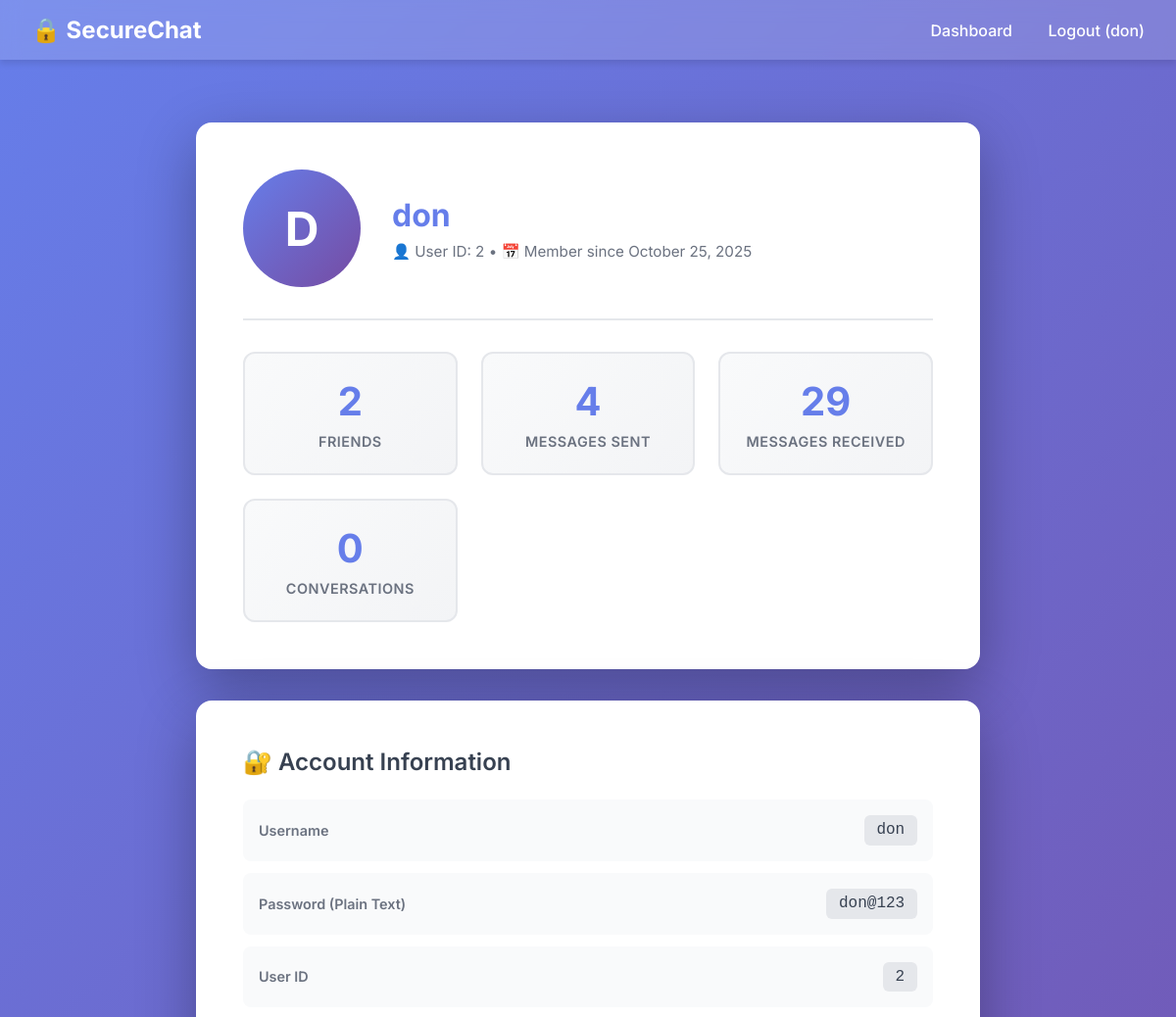
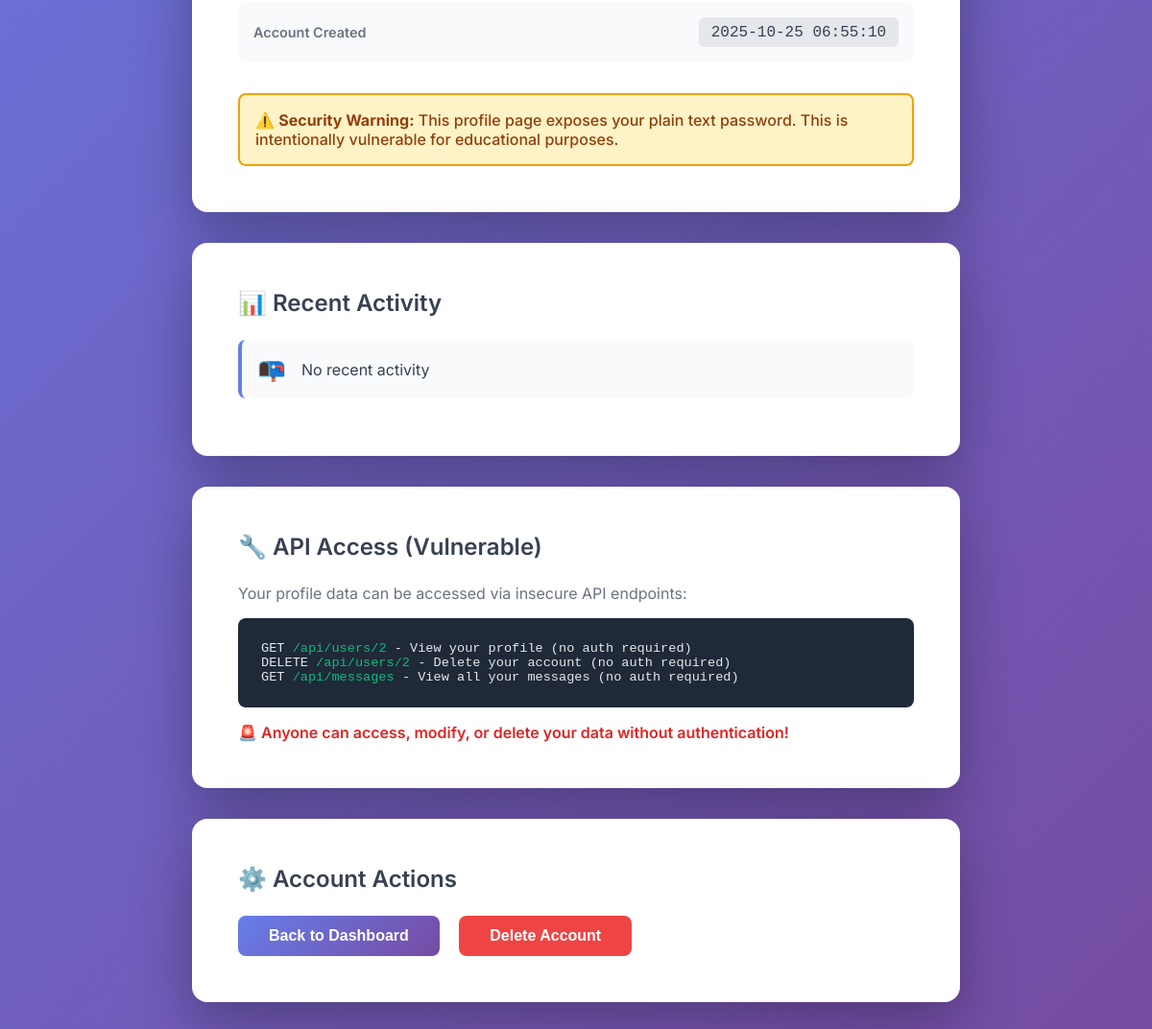
The page /profile (signed in) on the database its author committed (2 pictures, top to bottom).
### app/models.py (models this page shows)
class User(db.Model):
    id = db.Column(db.Integer, primary_key=True)
    username = db.Column(db.String(80), unique=True, nullable=False)
    password = db.Column(db.String(120), nullable=False)  # Plain text (vulnerable)
    created_at = db.Column(db.DateTime, default=datetime.utcnow)

### app/routes/auth.py (the view)
@auth_bp.route('/profile')
def profile():
    if 'user_id' not in session:
        return redirect(url_for('auth.login'))
    user = User.query.get(session['user_id'])
    if not user:
        return redirect(url_for('auth.login'))
    from app.models import Message, Friendship
    from sqlalchemy import func
    friends_count = Friendship.query.filter(
        ((Friendship.user_id == user.id) | (Friendship.friend_id == user.id)),
        Friendship.status == 'accepted'
    ).count()
    messages_sent = Message.query.filter_by(sender_id=user.id).count()
    messages_received = Message.query.filter_by(receiver_id=user.id).count()
    total_conversations = 0
    recent_messages = []
    return render_template('profile.html',
                         user=user,
                         friends_count=friends_count,
                         messages_sent=messages_sent,
                         messages_received=messages_received,
                         total_conversations=total_conversations,
                         recent_messages=recent_messages)

### app/templates/profile.html (shortened to what this page needs)
{% extends "base.html" %}
{% block content %}
<div class="profile-container">
    <div class="profile-card">
        <div class="profile-header">
            <div class="profile-avatar">
                {{ user.username[0] }}
            </div>
            <div class="profile-info">
                <h2>{{ user.username }}</h2>
                <div class="profile-meta">
                    <span>👤 User ID: {{ user.id }}</span> •
                    <span>📅 Member since {{ user.created_at.strftime('%B %d, %Y') }}</span>
                </div>
            </div>
        </div>
        <div class="stats-grid">
            <div class="stat-box">
                <div class="stat-number">{{ friends_count }}</div>
                <div class="stat-label">Friends</div>
            </div>
            <div class="stat-box">
                <div class="stat-number">{{ messages_sent }}</div>
                <div class="stat-label">Messages Sent</div>
            </div>
            <div class="stat-box">
                <div class="stat-number">{{ messages_received }}</div>
                <div class="stat-label">Messages Received</div>
            </div>
            <div class="stat-box">
                <div class="stat-number">{{ total_conversations }}</div>
                <div class="stat-label">Conversations</div>
            </div>
        </div>
    </div>
    <div class="profile-card">
        <h3 class="section-title">🔐 Account Information</h3>
        <div class="info-row">
            <span class="info-label">Username</span>
            <span class="info-value">{{ user.username }}</span>
        </div>
        <div class="info-row">
            <span class="info-label">Password (Plain Text)</span>
            <span class="info-value">{{ user.password }}</span>
        </div>
        <div class="info-row">
            <span class="info-label">User ID</span>
            <span class="info-value">{{ user.id }}</span>
        </div>
        <div class="info-row">
            <span class="info-label">Account Created</span>
            <span class="info-value">{{ user.created_at.strftime('%Y-%m-%d %H:%M:%S') }}</span>
        </div>
        <div class="vulnerable-warning">
            ⚠️ <strong>Security Warning:</strong> This profile page exposes your plain text password. This is intentionally vulnerable for educational purposes.
        </div>
    </div>
    <div class="profile-card">
        <h3 class="section-title">📊 Recent Activity</h3>
        <div class="activity-list">
            {% if recent_messages %}
                {% for msg in recent_messages %}
                <div class="activity-item">
                    <span class="activity-icon">💬</span>
                    <div class="activity-text">
                        {% if msg.sender_id == user.id %}
                            Sent a message to <strong>{{ msg.receiver_username }}</strong>
                        {% else %}
                            Received a message from <strong>{{ msg.sender_username }}</strong>
                        {% endif %}
                    </div>
                    <span class="activity-time">{{ msg.timestamp.strftime('%H:%M') }}</span>
                </div>
                {% endfor %}
            {% else %}
                <div class="activity-item">
                    <span class="activity-icon">📭</span>
                    <div class="activity-text">No recent activity</div>
                </div>
            {% endif %}
        </div>
    </div>
    <div class="profile-card">
        <h3 class="section-title">🔧 API Access (Vulnerable)</h3>
        <p style="color: #6b7280; margin-bottom: 1rem;">
            Your profile data can be accessed via insecure API endpoints:
        </p>
        <div class="api-docs">
            <div>GET <code>/api/users/{{ user.id }}</code> - View your profile (no auth required)</div>
            <div>DELETE <code>/api/users/{{ user.id }}</code> - Delete your account (no auth required)</div>
            <div>GET <code>/api/messages</code> - View all your messages (no auth required)</div>
        </div>
        <p style="color: #dc2626; margin-top: 1rem; font-weight: 600;">
            🚨 Anyone can access, modify, or delete your data without authentication!
        </p>
    </div>
    <div class="profile-card">
        <h3 class="section-title">⚙️ Account Actions</h3>
        <button class="btn-edit" onclick="window.location.href='{{ url_for('friends.dashboard') }}'">
            Back to Dashboard
        </button>
        <button class="btn-danger" onclick="deleteAccount()">
            Delete Account
        </button>
    </div>
</div>
{% endblock %}

### app/templates/base.html (shortened to what this page needs)
<!DOCTYPE html>
<html lang="en">
<head>
</head>
<body>
    <nav>
        <div class="logo">🔒 SecureChat</div>
        <div class="nav-links">
            {% if session.username %}
                <a href="{{ url_for('friends.dashboard') }}">Dashboard</a>
                <a href="{{ url_for('auth.logout') }}">Logout ({{ session.username }})</a>
            {% else %}
                <a href="{{ url_for('auth.login') }}">Login</a>
                <a href="{{ url_for('auth.register') }}">Register</a>
            {% endif %}
        </div>
    </nav>
    <div class="container">
        {% block content %}{% endblock %}
    </div>
</body>
</html>

### app/templates/base.html (style rules this page uses)
* { margin: 0; padding: 0; box-sizing: border-box; }
body { font-family: 'Inter', sans-serif; background: linear-gradient(135deg, #667eea 0%, #764ba2 100%); min-height: 100vh; display: flex; flex-direction: column; }
nav { background: rgba(255,255,255,0.15); backdrop-filter: blur(10px); padding: 1rem 2rem; display: flex; justify-content: space-between; align-items: center; box-shadow: 0 4px 6px rgba(0,0,0,0.1); }
nav .logo { font-size: 1.5rem; font-weight: 700; color: white; }
nav .nav-links a { color: white; text-decoration: none; margin-left: 2rem; font-weight: 500; transition: opacity 0.3s; }
.container { flex: 1; max-width: 1200px; width: 100%; margin: 2rem auto; padding: 0 1rem; }

### app/templates/profile.html (style rules this page uses)
.profile-container { max-width: 800px; margin: 2rem auto; }
.profile-card { background: white; border-radius: 16px; padding: 3rem; box-shadow: 0 20px 60px rgba(0,0,0,0.3); margin-bottom: 2rem; }
.profile-header { display: flex; align-items: center; gap: 2rem; margin-bottom: 2rem; padding-bottom: 2rem; border-bottom: 2px solid #e5e7eb; }
.profile-avatar { width: 120px; height: 120px; background: linear-gradient(135deg, #667eea 0%, #764ba2 100%); border-radius: 50%; display: flex; align-items: center; justify-content: center; font-size: 3rem; color: white; font-weight: 700; text-transform: uppercase; }
.profile-info h2 { color: #667eea; font-size: 2rem; margin-bottom: 0.5rem; }
.profile-meta { color: #6b7280; font-size: 0.95rem; }
.stats-grid { display: grid; grid-template-columns: repeat(auto-fit, minmax(180px, 1fr)); gap: 1.5rem; margin-top: 2rem; }
.stat-box { background: linear-gradient(135deg, #f9fafb 0%, #f3f4f6 100%); padding: 1.5rem; border-radius: 12px; text-align: center; border: 2px solid #e5e7eb; }
.stat-number { font-size: 2.5rem; font-weight: 700; color: #667eea; margin-bottom: 0.5rem; }
.stat-label { color: #6b7280; font-size: 0.9rem; font-weight: 600; text-transform: uppercase; letter-spacing: 0.5px; }
.section-title { color: #374151; font-size: 1.5rem; font-weight: 600; margin-bottom: 1.5rem; display: flex; align-items: center; gap: 0.5rem; }
.info-row { display: flex; justify-content: space-between; align-items: center; padding: 1rem; background: #f9fafb; border-radius: 8px; margin-bottom: 0.75rem; }
.info-label { color: #6b7280; font-weight: 600; font-size: 0.9rem; }
.info-value { color: #374151; font-weight: 500; font-family: 'Courier New', monospace; background: #e5e7eb; padding: 0.4rem 0.8rem; border-radius: 6px; }
.btn-edit { background: linear-gradient(135deg, #667eea 0%, #764ba2 100%); color: white; padding: 0.75rem 2rem; border: none; border-radius: 8px; font-weight: 600; cursor: pointer; font-size: 1rem; transition: transform 0.2s; text-decoration: none; display: inline-block; }
.btn-danger { background: #ef4444; color: white; padding: 0.75rem 2rem; border: none; border-radius: 8px; font-weight: 600; cursor: pointer; font-size: 1rem; transition: transform 0.2s; margin-left: 1rem; }
.activity-list { margin-top: 1rem; }
.activity-item { display: flex; align-items: center; padding: 1rem; background: #f9fafb; border-radius: 8px; margin-bottom: 0.75rem; border-left: 4px solid #667eea; }
.activity-icon { font-size: 1.5rem; margin-right: 1rem; }
.activity-text { flex: 1; color: #374151; }
.vulnerable-warning { background: #fef3c7; border: 2px solid #f59e0b; border-radius: 8px; padding: 1rem; margin-top: 2rem; color: #92400e; font-weight: 500; }
.api-docs { background: #1f2937; color: #e5e7eb; padding: 1.5rem; border-radius: 8px; margin-top: 1rem; font-family: 'Courier New', monospace; font-size: 0.85rem; overflow-x: auto; }
.api-docs code { color: #10b981; }

### rows shown on the page
User: username "don", username "D", id "2", created_at "October 25, 2025", password "don@123", created_at "2025-10-25 06:55:10"

### other values the page prints
{{ friends_count }} "2"
{{ messages_sent }} "4"
{{ messages_received }} "29"
{{ total_conversations }} "0"
